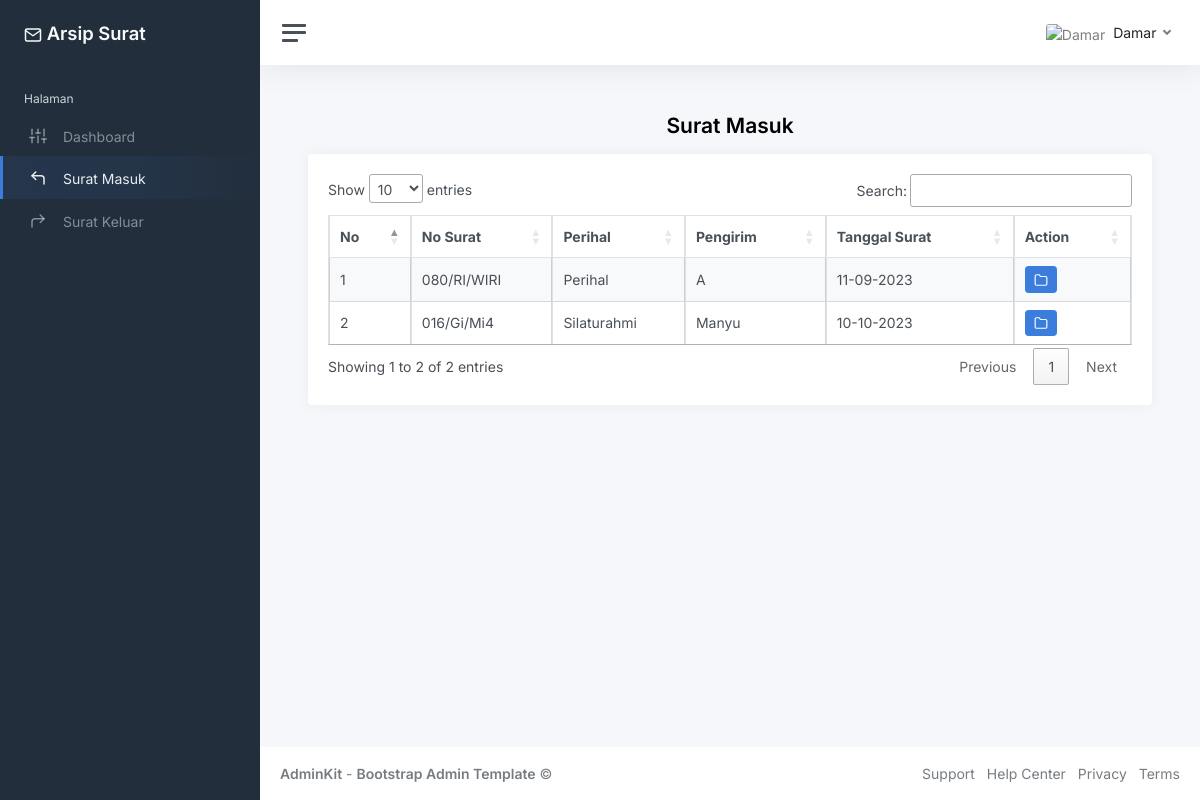
The app's page /index.php?page=surat_masuk (signed in) with its own data.
### tables this page shows
CREATE TABLE `disposisi` (
  `id_disposisi` int(11) NOT NULL,
  `id_surat_masuk` int(11) NOT NULL,
  `id_unit_kerja` int(11) NOT NULL,
  `isi_disposisi` varchar(256) NOT NULL
);

CREATE TABLE `surat_masuk` (
  `id_surat_masuk` int(11) NOT NULL,
  `no_surat_masuk` varchar(128) NOT NULL,
  `perihal` varchar(128) NOT NULL,
  `isi_surat` varchar(256) NOT NULL,
  `lampiran` varchar(128) NOT NULL,
  `sifat_surat` varchar(128) NOT NULL,
  `pengirim` varchar(128) NOT NULL,
  `tanggal_surat_masuk` date NOT NULL
);

### surat_masuk.php (the view, shortened to what this page needs)
<h1 class="h3 mb-3" align="center"><strong>Surat Masuk</strong></h1>
<div class="row">
	<div class="col-12">
		<div class="card flex-fill">
			<div class="card-body">
				<table class="table table-bordered table-striped table-hover cell-border" id="surat_masuk">
					<thead>
						<tr>
							<th>No</th>
							<th>No Surat</th>
							<th>Perihal</th>
							<th>Pengirim</th>
							<th>Tanggal Surat</th>
							<th>Action</th>
						</tr>
					</thead>
					<tbody>
						<?php
						$no = 1;
						if (!empty($_SESSION['user']['hak_akses']) && $_SESSION['user']['hak_akses'] == 'superadmin') {
							$query = mysqli_query($koneksi, "SELECT*FROM surat_masuk");
						} else {
							$id = $_SESSION['user']['id_unit_kerja'];
							$query = mysqli_query($koneksi, "SELECT*FROM disposisi INNER JOIN surat_masuk ON disposisi.id_surat_masuk=surat_masuk.id_surat_masuk WHERE disposisi.id_unit_kerja='$id'");
						}
						while ($data = mysqli_fetch_array($query)) {
						?>
							<tr>
								<td><?php echo $no++; ?></td>
								<td><?php echo $data['no_surat_masuk']; ?></td>
								<td><?php echo $data['perihal']; ?></td>
								<td><?php echo $data['pengirim']; ?></td>
								<td><?php echo date('d-m-Y', strtotime($data['tanggal_surat_masuk'])); ?></td>
								<td>
									<a href="?page=detail_surat_masuk&id=<?php echo $data['id_surat_masuk'] ?>" class="btn btn-primary btn-sm rounded"><i data-feather="folder"></i></a>
								</td>
							</tr>
							<?php
							$disposisi_query = mysqli_query($koneksi, "SELECT * FROM disposisi INNER JOIN surat_masuk ON disposisi.id_surat_masuk=surat_masuk.id_surat_masuk INNER JOIN unit_kerja ON disposisi.id_unit_kerja=unit_kerja.id_unit_kerja");
							while ($disposisi = mysqli_fetch_assoc($disposisi_query)) {
							?>
			</div>
		<?php
							}
		?>
	<?php
						}
	?>

### records on screen
disposisi: id_surat_masuk.no_surat_masuk "080/RI/WIRI", id_surat_masuk.perihal "Perihal", id_surat_masuk.pengirim "A", id_surat_masuk.tanggal_surat_masuk "11-09-2023"
disposisi: id_surat_masuk.no_surat_masuk "016/Gi/Mi4", id_surat_masuk.perihal "Silaturahmi", id_surat_masuk.pengirim "Manyu", id_surat_masuk.tanggal_surat_masuk "10-10-2023"

### other values on screen
$_SESSION['user']['nama_lengkap'] "Damar"
